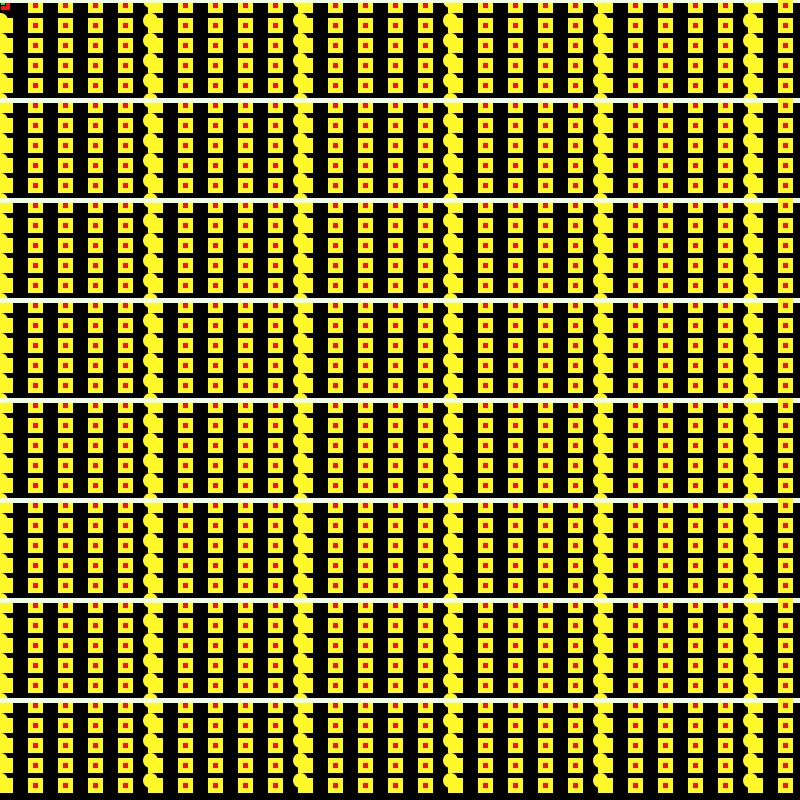
Frame 1 (no input)
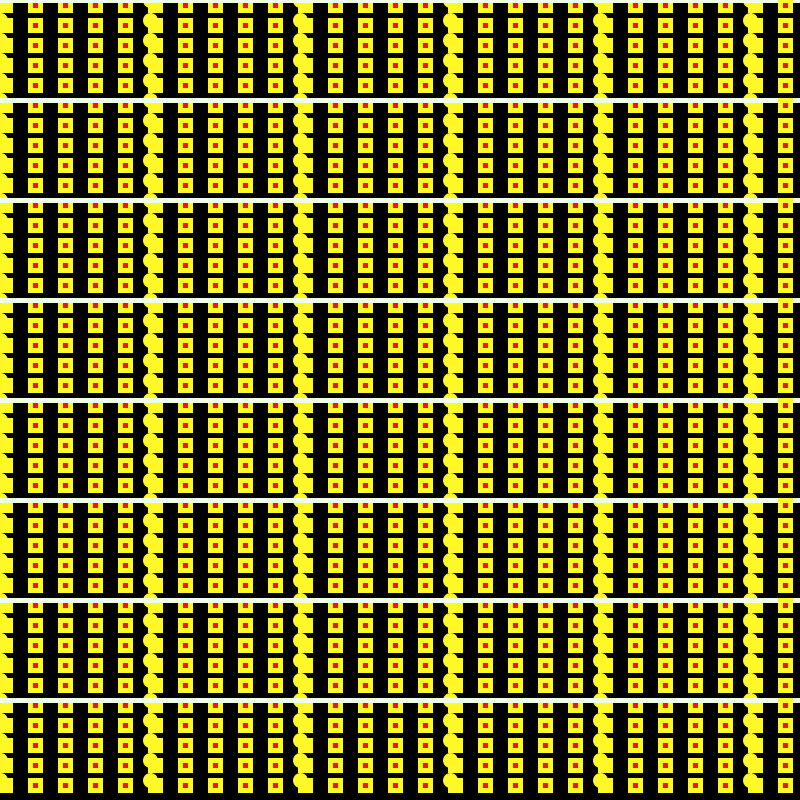
Frame 60 (the mouse pressed at the canvas centre just before this capture)
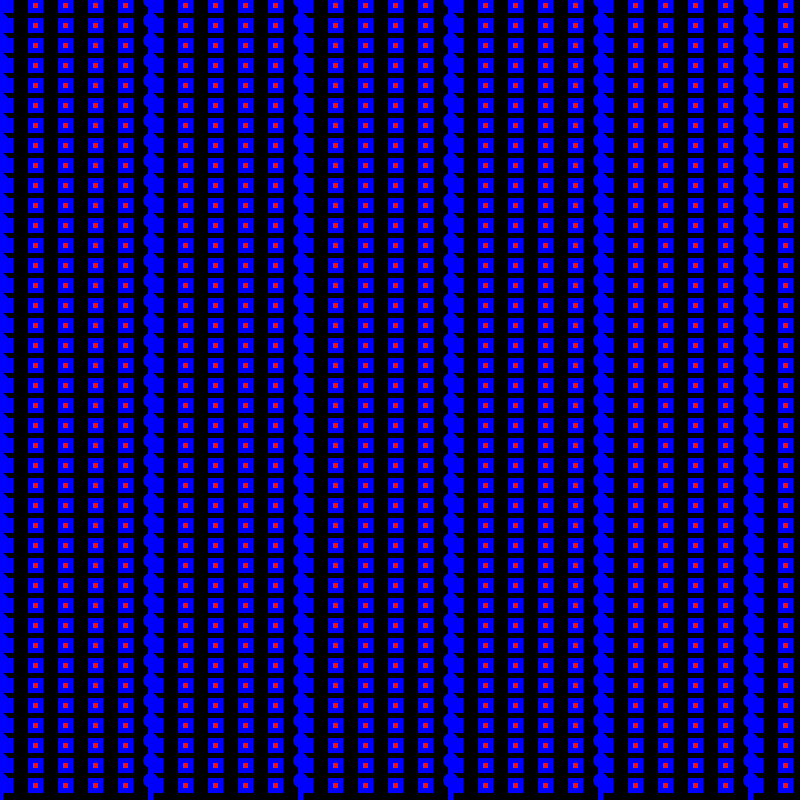
Frame 120 (the mouse held since frame 60 and released just before this capture)

The Processing sketch that drew these frames (run headless with seeded random() and noise(); from frame 60 on, the mouse is pressed at the canvas centre):

// Processing sketch: processing_40121
// ── processing_40121.pde

void setup(){
  size(800,800);
  smooth();
  background(0);
}

void draw(){
  background(0);
    for(int x = 0; x < width; x+=30){
      for(int y = 0; y < height; y+=10){
        
      if(y%20 == 0){
        fill(240,20,20);
        rect(x,y,10,10);
       if(x%50 == 0){
         fill(0,0,255);
         ellipse(x,y,10,10);  
           if(y%10 ==0){
             fill(0,255,0);
             rect(x,y,5,5);
               if(y%50 == 0){
                 strokeWeight(5);
                 if(mousePressed) {
                   stroke(0,0,255);
                   line(x,0,x,width);
                  } else {  
                   stroke(239,255,229);
                 line(0,y,height,y);                
                   if(x%10 == 0){
                     if(mousePressed){
                       fill(255);
                       strokeWeight(10);
                       line(x,0,x,width);           
                       } else {
                       stroke(255,248,41);
                        
           
     // stroke(255);       
      //strokeWeight(.1);
      //line(x,0,mouseX,mouseY);
                        
                     }
                   }
                  
               }
             }
           } 
          }
        }
      }
    }
  }
